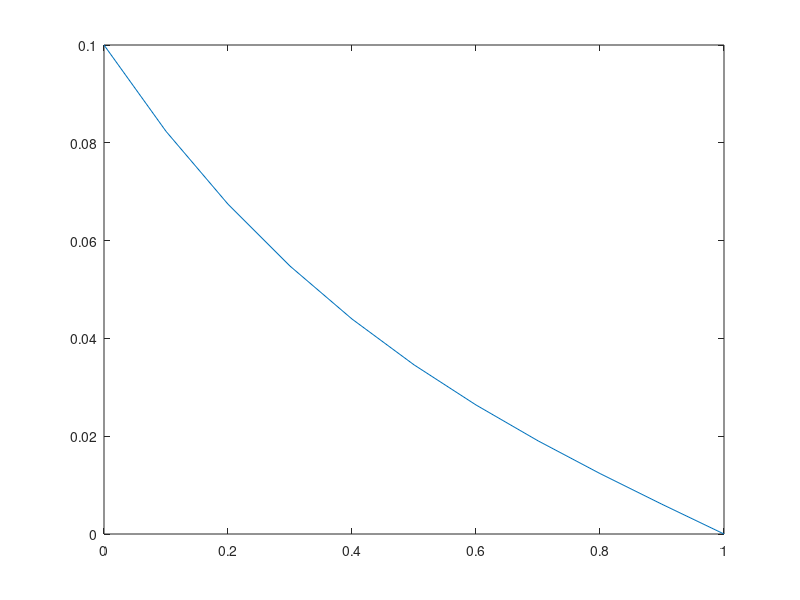

The MATLAB source for this figure:
% bvp.m  - A file to compute the solution to a second-order boundary value
% problem.
% this code assumes that the bvp takes the form
%
%               D * d^2c/dx^2 - alpha * c = 0
%
% this kind of problem occurs in all kinds of science and engineering
% applications.  exammples include contiminant transport in soils,
% atmosphere-soil gas transport, chromatography, etc.  often both
% a "convection" term would also be included in the
% transport equation, depending upon the application.  for now, we will
% examine only diffusion and reaction with Dirichlet (specified 
% concentration) boundary conditions.
%
% the discretization of this problem is simple.  starting with the
% governing equation, substitute the centered-difference algebraic 
% approximation of the second-order derivative.
%
%      D (c(i-1)- 2 c(i) + c(i+1))/(deltx^2) - alpha * c(i)  = 0 
%
% (where here D is the diffusion coefficient, c is the concentration,
% alpha is the reaction rate coefficient, and deltx is the grid spacing). 
%
% Putting this in linear form (i.e., combining terms) gives
%
%         -c(i-1) + (2+alpha*deltx^2/D)* c(i) - c(i+1) = 0
%
% this represents our "recurrence relation" for constructing the matrix
% of equations that represents the algebraic decompostion of the original 
% differential equation.
%
% for the recurrence relation, we multiplied through by -1; the reason for this is that we would
% like the center term to be positive (so it will be positive when we finish
% inverting the matrix).  
%
% the first and last rows of the matrix are a little different...  For the 
% first row we get
%
%        -c(1) + (2+alpha*deltx^2/D)* c(2) - c(3) = 0
%
% however, because c(1) is known (it is the left-hand-side boundary
% condition), then we need to put it on the right-hand side of the equation
%
%           (2+alpha*deltx^2/D)* c(2) - c(3) = c(1)
%
% similarly, for the last row:
%
%         -c(n-2) + (2+alpha*deltx^2/D) * c(n-1)  = c(n)
%
% now, with this information in hand, we can see that our linear system
% looks like:
%
%            M . x  =   b
%
% where M is a tri-diagonal matrix (n-2 by n-2), x is the vector of n-2
% unknowns, and b is the vecotor of sources (the right-hand side).
%
% except for the first and last rows of this matrix, every row looks
% like
%
% .... 0    0     -1     (2+alpha*deltx^2/D)      -1      0     0 ....
%
% and, the vector of the right hand side looks like  
%
%              b=[c(1)  0   0   ... 0   0    c(n)]'
%
% one last thing... about notation.  we have np segments, with n = np+1
% nodes.  but, we only need to compute the values for the *interior* nodes;
% we already know the values on the boundaries.  so, here is how we will
% number the nodes.  for 5 partitions (6 nodes total) the numbering will be
%
%   |-----|-----|-----|-----|-----|-----|
%   1     2     3     4     5     6     7
%         1     2   ....         nm        <--- Position in array stored in MATLAB
%
% where nm is the dimension of the matrix.  For a 7 node problem, the
% arrays would look like
%
%
%   |f1     g1      0       0       0||x1|        |b1|
%   |e2     f2      g2      0       0||x2|        |b2|
%   |0      e3      f3      g3      0||x3|   =    |b3|
%   |0      0       e4      f4     g4||x4|        |b4|
%   |0      0       0       e5     f5||x5|        |b5|
%
%
% so, let's make the matrix.  here goes...
%
%
clc;
clf;
D = 1.5e-6; % D in m^2/day -- value typical for dissolved ionic species in water (1x10^-9 m^2/s)
alpha = 5e-6 % alpha in (days)^-1
L = 1; % domain length in meters
c0 = 0.1; % the left-hand side boundary condition
cn = 0.0; % the right-hand side boundary condition
np = 10  % number of partitions
n = np + 1 % number of nodes
nm = n - 2 % number of *internal* nodes
dx = L / np % size of partitions, in m
dx2 = dx * dx; % square the size once so you don't have to do it again!
M = zeros(nm, nm); % initialize the array
b = zeros(nm, 1); % initialize the b column vector; remember, this vector is an nm x 1 array in MATLAB
%
M(1, 1) = (2 + alpha * dx2 / D); % the first row is special
M(1, 2) = -1; % the first row is special
%
M(nm, nm-1) = -1; % so is the last row
M(nm, nm) = (2 + alpha * dx2 / D); % so is the last row
%
b(1) = c0; % first value in the b vector
b(nm) = cn; % last value in the b vector; the rest are zeros
%
% now make a nice loop to fill in the rest...
for k=2:1:nm-1 % loop over the rows of the array (nm x nm)
    M(k, k-1) = -1; % set the subdiagonal value
    M(k, k) = (2 + alpha * dx2 / D); % set the diagonal value 
    M(k, k+1) = -1; % set the subdiagonal value
end
disp(M)
disp(b)
%
c = M \ b % solve the system of equations using MATLAB's built-in solver
% NOTE: The backslash notation is a *second* way of inverting M (instead of
% inv(M))!
% 
% Now, make a new array that also includes the boundary concentrations for
% plotting purposes.
% I will do this by making a new, bigger array, and puttin the two
% BCs in the first and last position.  Then I will fill in the rest of the array
% with the solution values.
%
c2 = zeros(n, 1); % initialize the vector
c2(1) = c0; % set the left boundary value
c2(n) = cn; % set the right boundary value
for k = 2:1:n-1 % loop over the rest of the values in the vector
    c2(k) = c(k-1); % fill the vector with the correct value from c
end
%
%display(c2)
xx = linspace(0, L, n); % make n evenly-spaced node location values between 0 and L
plot(xx, c2)
%
% we wasted lots of space by filling in the array with a bunch of zeros.
% plus we relied on MATLAB's built in array inverting capabilities, which
% is totally wussy.  Later, we will use our own routine to do the inversion!
%
